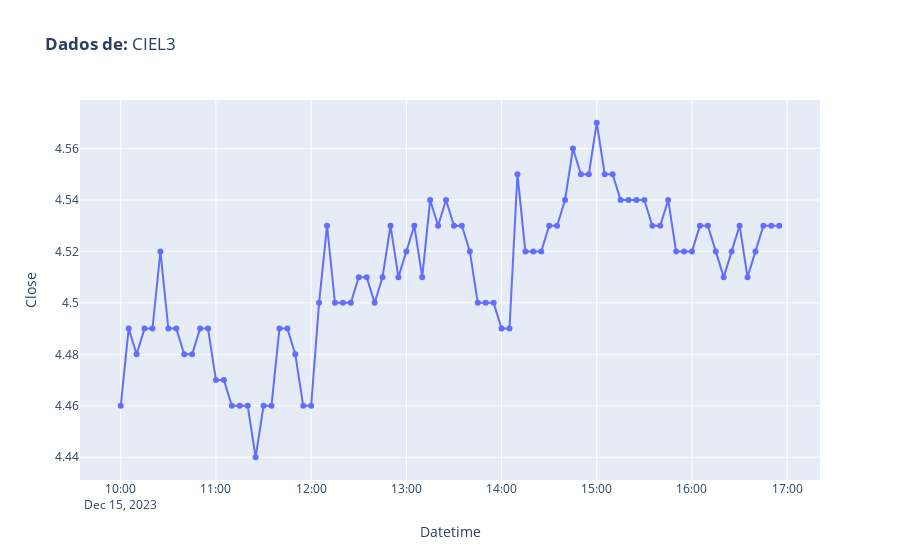

Notebook code cell kept with this figure:
### Code cell
import yfinance as yf
import plotly.express as px

acao = 'CIEL3'

"""
period : str
    Valid periods: 1d,5d,1mo,3mo,6mo,1y,2y,5y,10y,ytd,max
    Either Use period parameter or use start and end
interval : str
    Valid intervals: 1m,2m,5m,15m,30m,60m,90m,1h,1d,5d,1wk,1mo,3mo
    Intraday data cannot extend last 60 days
"""
msft = yf.Ticker(f'{acao}.SA')
df = msft.history(period = "1d", interval="5m")
df = df.reset_index()

px.line(df, x='Datetime', y='Close', markers=True, title=f'<b>Dados de:</b> {acao}')
